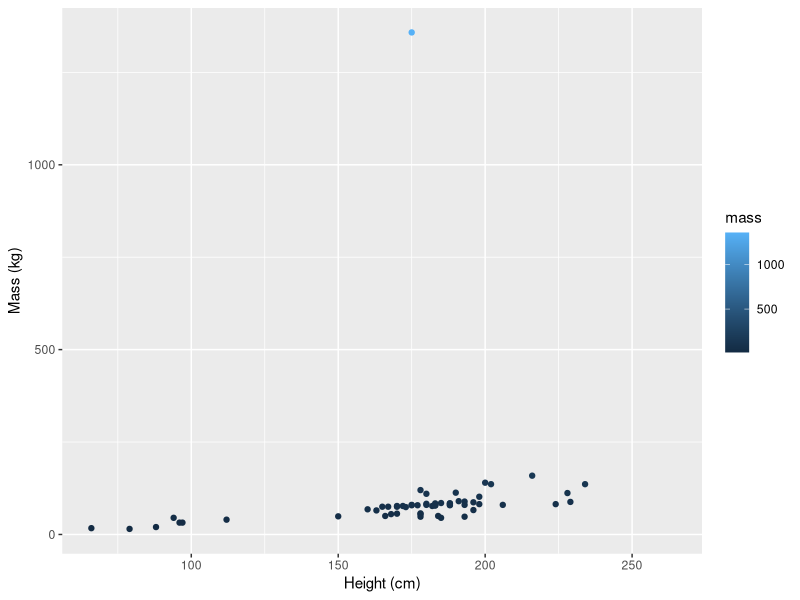
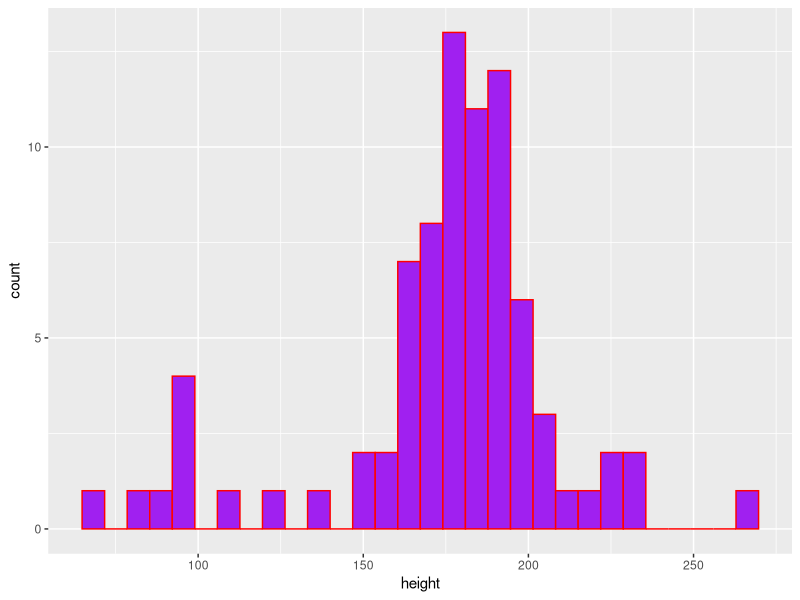

Here is the R script that generated these plots, in order:
## ---- chunk 1
library(tidyverse)
## ---- chunk 2
#| include: false
ggplot(starwars, aes(x = height, y = mass, color = mass)) +
  geom_point() +
  labs(x = "Height (cm)", 
       y = "Mass (kg)")
## ---- chunk 3
#| warning: false
#| eval: true
ggplot(data = starwars, aes(x = height)) +
  geom_histogram(color = "red", fill = "purple")
## ---- chunk 4
sw_height_mean <- mean(starwars$height)
## ---- chunk 5
sw_height_mean <- mean(starwars$height, na.rm = TRUE)
## ---- chunk 6
#| include: false
sw_height_median <- median(starwars$height, na.rm = TRUE)
sw_height_var <- var(starwars$height, na.rm = TRUE)
sw_height_sd <- sd(starwars$height, na.rm = TRUE)
